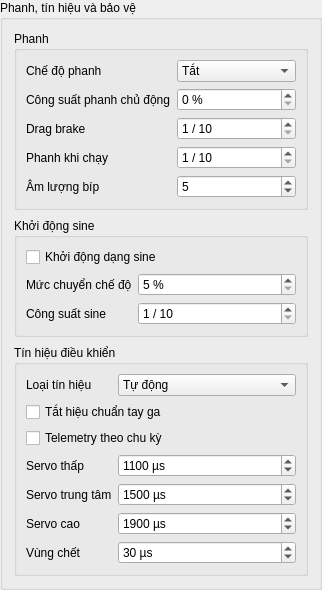
             <widget class="QGroupBox" name="behaviorGroup">
              <property name="title">
               <string>Phanh, tín hiệu và bảo vệ</string>
              </property>
              <layout class="QVBoxLayout" name="behaviorGroupLayout">
               <property name="spacing">
                <number>8</number>
               </property>
               <item>
                <widget class="QGroupBox" name="brakeSettingsGroup">
                 <property name="title">
                  <string>Phanh</string>
                 </property>
                 <layout class="QFormLayout" name="behaviorForm">
                  <property name="fieldGrowthPolicy">
                   <enum>QFormLayout::AllNonFixedFieldsGrow</enum>
                  </property>
                  <item row="0" column="0">
                   <widget class="QLabel" name="brakeLabel">
                    <property name="text">
                     <string>Chế độ phanh</string>
                    </property>
                    <property name="buddy">
                     <cstring>brakeCombo</cstring>
                    </property>
                   </widget>
                  </item>
                  <item row="0" column="1">
                   <widget class="QComboBox" name="brakeCombo">
                    <item>
                     <property name="text">
                      <string>Tắt</string>
                     </property>
                    </item>
                    <item>
                     <property name="text">
                      <string>Phanh khi dừng</string>
                     </property>
                    </item>
                    <item>
                     <property name="text">
                      <string>Phanh chủ động</string>
                     </property>
                    </item>
                   </widget>
                  </item>
                  <item row="1" column="0">
                   <widget class="QLabel" name="activeBrakePowerLabel">
                    <property name="text">
                     <string>Công suất phanh chủ động</string>
                    </property>
                   </widget>
                  </item>
                  <item row="1" column="1">
                   <widget class="QSpinBox" name="activeBrakePowerSpin">
                    <property name="suffix">
                     <string> %</string>
                    </property>
                    <property name="maximum">
                     <number>5</number>
                    </property>
                   </widget>
                  </item>
                  <item row="2" column="0">
                   <widget class="QLabel" name="dragBrakeLabel">
                    <property name="text">
                     <string>Drag brake</string>
                    </property>
                   </widget>
                  </item>
                  <item row="2" column="1">
                   <widget class="QSpinBox" name="dragBrakeSpin">
                    <property name="suffix">
                     <string> / 10</string>
                    </property>
                    <property name="minimum">
                     <number>1</number>
                    </property>
                    <property name="maximum">
                     <number>10</number>
                    </property>
                   </widget>
                  </item>
                  <item row="3" column="0">
                   <widget class="QLabel" name="drivingBrakeLabel">
                    <property name="text">
                     <string>Phanh khi chạy</string>
                    </property>
                   </widget>
                  </item>
                  <item row="3" column="1">
                   <widget class="QSpinBox" name="drivingBrakeSpin">
                    <property name="suffix">
                     <string> / 10</string>
                    </property>
                    <property name="minimum">
                     <number>1</number>
                    </property>
                    <property name="maximum">
                     <number>10</number>
                    </property>
                   </widget>
                  </item>
                  <item row="4" column="0">
                   <widget class="QLabel" name="beepLabel">
                    <property name="text">
                     <string>Âm lượng bíp</string>
                    </property>
                    <property name="buddy">
                     <cstring>beepSpin</cstring>
                    </property>
                   </widget>
                  </item>
                  <item row="4" column="1">
                   <widget class="QSpinBox" name="beepSpin">
                    <property name="maximum">
                     <number>11</number>
                    </property>
                    <property name="value">
                     <number>5</number>
                    </property>
                   </widget>
                  </item>
                 </layout>
                </widget>
               </item>
               <item>
                <widget class="QGroupBox" name="sineGroup">
                 <property name="title">
                  <string>Khởi động sine</string>
                 </property>
                 <layout class="QFormLayout" name="sineForm">
                  <property name="fieldGrowthPolicy">
                   <enum>QFormLayout::AllNonFixedFieldsGrow</enum>
                  </property>
                  <item row="0" column="0" colspan="2">
                   <widget class="QCheckBox" name="sineCheck">
                    <property name="text">
                     <string>Khởi động dạng sine</string>
                    </property>
                   </widget>
                  </item>
                  <item row="1" column="0">
                   <widget class="QLabel" name="sineChangeoverLabel">
                    <property name="text">
                     <string>Mức chuyển chế độ</string>
                    </property>
                   </widget>
                  </item>
                  <item row="1" column="1">
                   <widget class="QSpinBox" name="sineChangeoverSpin">
                    <property name="suffix">
                     <string> %</string>
                    </property>
                    <property name="minimum">
                     <number>5</number>
                    </property>
                    <property name="maximum">
                     <number>25</number>
                    </property>
                   </widget>
                  </item>
                  <item row="2" column="0">
                   <widget class="QLabel" name="sinePowerLabel">
                    <property name="text">
                     <string>Công suất sine</string>
                    </property>
                   </widget>
                  </item>
                  <item row="2" column="1">
                   <widget class="QSpinBox" name="sinePowerSpin">
                    <property name="suffix">
                     <string> / 10</string>
                    </property>
                    <property name="minimum">
                     <number>1</number>
                    </property>
                    <property name="maximum">
                     <number>10</number>
                    </property>
                   </widget>
                  </item>
                 </layout>
                </widget>
               </item>
               <item>
                <widget class="QGroupBox" name="inputGroup">
                 <property name="title">
                  <string>Tín hiệu điều khiển</string>
                 </property>
                 <layout class="QFormLayout" name="inputForm">
                  <property name="fieldGrowthPolicy">
                   <enum>QFormLayout::AllNonFixedFieldsGrow</enum>
                  </property>
                  <item row="0" column="0">
                   <widget class="QLabel" name="inputTypeLabel">
                    <property name="text">
                     <string>Loại tín hiệu</string>
                    </property>
                   </widget>
                  </item>
                  <item row="0" column="1">
                   <widget class="QComboBox" name="inputTypeCombo">
                    <item>
                     <property name="text">
                      <string>Tự động</string>
                     </property>
                    </item>
                    <item>
                     <property name="text">
                      <string>DShot</string>
                     </property>
                    </item>
                    <item>
                     <property name="text">
                      <string>Servo PWM</string>
                     </property>
                    </item>
                    <item>
                     <property name="text">
                      <string>Serial</string>
                     </property>
                    </item>
                    <item>
                     <property name="text">
                      <string>Betaflight Safe Arming</string>
                     </property>
                    </item>
                    <item>
                     <property name="text">
                      <string>DroneCAN</string>
                     </property>
                    </item>
                   </widget>
                  </item>
                  <item row="1" column="0" colspan="2">
                   <widget class="QCheckBox" name="disableCalibrationCheck">
                    <property name="text">
                     <string>Tắt hiệu chuẩn tay ga</string>
                    </property>
                   </widget>
                  </item>
                  <item row="2" column="0" colspan="2">
                   <widget class="QCheckBox" name="telemetryIntervalCheck">
                    <property name="text">
                     <string>Telemetry theo chu kỳ</string>
                    </property>
                   </widget>
                  </item>
                  <item row="3" column="0">
                   <widget class="QLabel" name="servoLowLabel">
                    <property name="text">
                     <string>Servo thấp</string>
                    </property>
                   </widget>
                  </item>
                  <item row="3" column="1">
                   <widget class="QSpinBox" name="servoLowSpin">
                    <property name="suffix">
                     <string> µs</string>
                    </property>
                    <property name="minimum">
                     <number>750</number>
                    </property>
                    <property name="maximum">
                     <number>1260</number>
                    </property>
                    <property name="value">
                     <number>1100</number>
                    </property>
                   </widget>
                  </item>
                  <item row="4" column="0">
                   <widget class="QLabel" name="servoNeutralLabel">
                    <property name="text">
                     <string>Servo trung tâm</string>
                    </property>
                   </widget>
                  </item>
                  <item row="4" column="1">
                   <widget class="QSpinBox" name="servoNeutralSpin">
                    <property name="suffix">
                     <string> µs</string>
                    </property>
                    <property name="minimum">
                     <number>1374</number>
                    </property>
                    <property name="maximum">
                     <number>1629</number>
                    </property>
                    <property name="value">
                     <number>1500</number>
                    </property>
                   </widget>
                  </item>
                  <item row="5" column="0">
                   <widget class="QLabel" name="servoHighLabel">
                    <property name="text">
                     <string>Servo cao</string>
                    </property>
                   </widget>
                  </item>
                  <item row="5" column="1">
                   <widget class="QSpinBox" name="servoHighSpin">
                    <property name="suffix">
                     <string> µs</string>
                    </property>
                    <property name="minimum">
                     <number>1750</number>
                    </property>
                    <property name="maximum">
                     <number>2260</number>
                    </property>
                    <property name="value">
                     <number>1900</number>
                    </property>
                   </widget>
                  </item>
                  <item row="6" column="0">
                   <widget class="QLabel" name="servoDeadBandLabel">
                    <property name="text">
                     <string>Vùng chết</string>
                    </property>
                   </widget>
                  </item>
                  <item row="6" column="1">
                   <widget class="QSpinBox" name="servoDeadBandSpin">
                    <property name="suffix">
                     <string> µs</string>
                    </property>
                    <property name="maximum">
                     <number>255</number>
                    </property>
                    <property name="value">
                     <number>30</number>
                    </property>
                   </widget>
                  </item>
                 </layout>
                </widget>
               </item>
              </layout>
             </widget>
